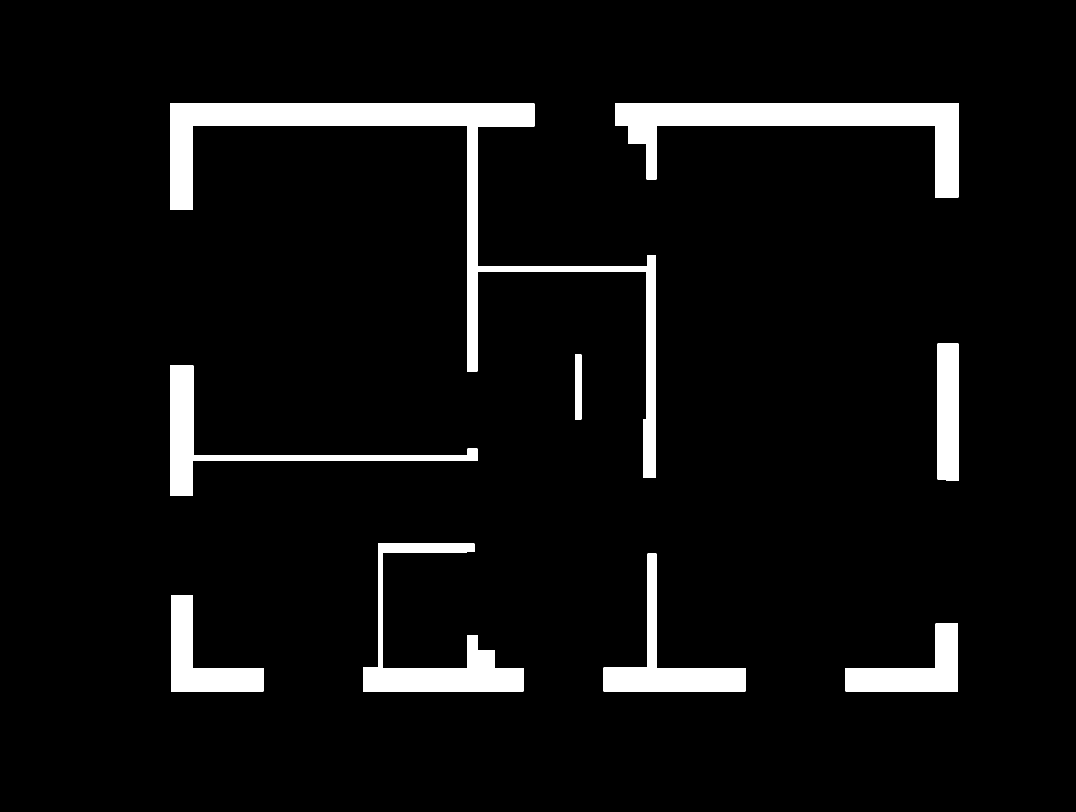
#> input picture detection/output/masks/walls_mask.png, 2151 x 1624 px (shown at 1/2 size)
$ python detect_windows.py output/masks/walls_mask.png
#> lines starting #> are read from the running program, lines starting #| are printed output that depends on the picture; after the words box and inside, x2 and y2 are one past the last pixel; in counts of white or black regions, pixels touching at a corner belong together
"""
Detect windows by finding glass-pane lines inside wall regions and in
wall-gap zones.

Two complementary detection methods:
  A. **Wall-interior detection** — erode the wall mask and look for long
     dark lines inside the interior (finds bay-window glass lines, etc.).
  B. **Wall-gap detection** — scan each column/row of the wall mask for
     gaps between wall segments; verify the gap contains long dark glass
     lines.  This finds windows where the wall mask has openings.

The results are merged, filtered, and output as bounding boxes.

Usage:
  python detect_windows.py input/GF_clean.jpg
"""

import argparse
import json
import os
import sys

import cv2
import numpy as np


# ---------------------------------------------------------------------------
# A. Wall-interior detection (glass lines inside the wall mask)
# ---------------------------------------------------------------------------

def detect_interior_glass(gray: np.ndarray, wall_mask: np.ndarray,
                          bin_thresh: int = 160,
                          min_line_len: int = 25,
                          wall_erosion: int = 2) -> np.ndarray:
    """Long dark lines inside the eroded wall mask."""
    _, binary = cv2.threshold(gray, bin_thresh, 255, cv2.THRESH_BINARY_INV)
    ek = np.ones((wall_erosion * 2 + 1,) * 2, np.uint8)
    wall_int = cv2.erode(wall_mask, ek)
    ib = cv2.bitwise_and(binary, wall_int)

    kv = cv2.getStructuringElement(cv2.MORPH_RECT, (1, min_line_len))
    kh = cv2.getStructuringElement(cv2.MORPH_RECT, (min_line_len, 1))
    return cv2.bitwise_or(cv2.morphologyEx(ib, cv2.MORPH_OPEN, kv),
                          cv2.morphologyEx(ib, cv2.MORPH_OPEN, kh))


# ---------------------------------------------------------------------------
# B. Wall-gap detection (glass lines inside wall openings)
# ---------------------------------------------------------------------------

def _column_runs(col: np.ndarray) -> list[tuple[int, int]]:
    """Return (start, end) pairs for contiguous white runs in a 1-D array."""
    runs: list[tuple[int, int]] = []
    in_run = False
    s = 0
    for i, v in enumerate(col):
        if v > 0 and not in_run:
            s = i
            in_run = True
        elif v == 0 and in_run:
            runs.append((s, i))
            in_run = False
    if in_run:
        runs.append((s, len(col)))
    return runs


def _find_segment(runs: list[tuple[int, int]], pos: int):
    """Return the (start, end) run that contains *pos*, or None."""
    for s, e in runs:
        if s <= pos < e:
            return (s, e)
    return None


def detect_gap_glass(gray: np.ndarray, wall_mask: np.ndarray,
                     bin_thresh: int = 160,
                     min_line_len: int = 40,
                     min_gap: int = 30, max_gap: int = 350,
                     min_glass_px: int = 40,
                     sample_step: int = 3) -> np.ndarray:
    """
    Scan columns (for vertical wall gaps) and rows (for horizontal wall
    gaps) to find gaps between wall segments that contain long dark lines.

    Returns a binary map of gap-glass pixels.
    """
    H, W = gray.shape
    _, binary = cv2.threshold(gray, bin_thresh, 255, cv2.THRESH_BINARY_INV)
    gap_glass = np.zeros((H, W), np.uint8)

    kv = cv2.getStructuringElement(cv2.MORPH_RECT, (1, min_line_len))
    kh = cv2.getStructuringElement(cv2.MORPH_RECT, (min_line_len, 1))

    # --- Vertical walls: scan columns ---
    for x in range(0, W, sample_step):
        runs = _column_runs(wall_mask[:, x])
        for i in range(len(runs) - 1):
            gap_y0 = runs[i][1]
            gap_y1 = runs[i + 1][0]
            gap_len = gap_y1 - gap_y0
            if gap_len < min_gap or gap_len > max_gap:
                continue

            # Find the SPECIFIC wall segment at column x above/below the gap
            y_above = max(0, gap_y0 - 5)
            y_below = min(H - 1, gap_y1 + 5)
            seg_a = _find_segment(
                _column_runs(wall_mask[y_above, :]), x)
            seg_b = _find_segment(
                _column_runs(wall_mask[y_below, :]), x)
            if seg_a is None or seg_b is None:
                continue
            x_lo = max(seg_a[0], seg_b[0])
            x_hi = min(seg_a[1], seg_b[1])
            if x_hi - x_lo < 5:
                continue

            roi = binary[gap_y0:gap_y1, x_lo:x_hi]
            filtered = cv2.morphologyEx(roi, cv2.MORPH_OPEN, kv)
            if np.count_nonzero(filtered) >= min_glass_px:
                gap_glass[gap_y0:gap_y1, x_lo:x_hi] = cv2.bitwise_or(
                    gap_glass[gap_y0:gap_y1, x_lo:x_hi], filtered)

    # --- Horizontal walls: scan rows ---
    for y in range(0, H, sample_step):
        runs = _column_runs(wall_mask[y, :])
        for i in range(len(runs) - 1):
            gap_x0 = runs[i][1]
            gap_x1 = runs[i + 1][0]
            gap_len = gap_x1 - gap_x0
            if gap_len < min_gap or gap_len > max_gap:
                continue

            x_left = max(0, gap_x0 - 5)
            x_right = min(W - 1, gap_x1 + 5)
            seg_l = _find_segment(
                _column_runs(wall_mask[:, x_left]), y)
            seg_r = _find_segment(
                _column_runs(wall_mask[:, x_right]), y)
            if seg_l is None or seg_r is None:
                continue
            y_lo = max(seg_l[0], seg_r[0])
            y_hi = min(seg_l[1], seg_r[1])
            if y_hi - y_lo < 5:
                continue

            roi = binary[y_lo:y_hi, gap_x0:gap_x1]
            filtered = cv2.morphologyEx(roi, cv2.MORPH_OPEN, kh)
            if np.count_nonzero(filtered) >= min_glass_px:
                gap_glass[y_lo:y_hi, gap_x0:gap_x1] = cv2.bitwise_or(
                    gap_glass[y_lo:y_hi, gap_x0:gap_x1], filtered)

    return gap_glass


# ---------------------------------------------------------------------------
# Component grouping / filtering
# ---------------------------------------------------------------------------

def find_components(glass: np.ndarray,
                    connect_dilate: int = 5,
                    min_area: int = 60,
                    min_extent: int = 40,
                    min_aspect: float = 3.0) -> list[dict]:
    if connect_dilate > 0:
        mask = cv2.dilate(glass,
                          np.ones((connect_dilate, connect_dilate), np.uint8))
    else:
        mask = glass
    n, _lab, stats, _cen = cv2.connectedComponentsWithStats(mask, 8)
    comps: list[dict] = []
    for i in range(1, n):
        area = int(stats[i, cv2.CC_STAT_AREA])
        x, y = int(stats[i, cv2.CC_STAT_LEFT]), int(stats[i, cv2.CC_STAT_TOP])
        w, h = int(stats[i, cv2.CC_STAT_WIDTH]), int(stats[i, cv2.CC_STAT_HEIGHT])
        extent = max(w, h)
        aspect = extent / max(1, min(w, h))
        if area < min_area or extent < min_extent or aspect < min_aspect:
            continue
        orient = "horizontal" if w > h else "vertical"
        comps.append({"bbox": [x, y, x + w, y + h],
                      "orientation": orient, "area": area})
    return comps


# ---------------------------------------------------------------------------
# Bounding-box helpers
# ---------------------------------------------------------------------------

def expand_to_wall(bbox, wall_mask, orient, margin=5):
    x1, y1, x2, y2 = bbox
    H, W = wall_mask.shape
    if orient == "vertical":
        cy = (y1 + y2) // 2
        lx, rx = max(0, x1 - 50), min(W, x2 + 50)
        cols = np.where(wall_mask[cy, lx:rx] > 0)[0]
        if len(cols):
            x1 = lx + int(cols[0]) - margin
            x2 = lx + int(cols[-1]) + margin
    else:
        cx = (x1 + x2) // 2
        uy, dy = max(0, y1 - 50), min(H, y2 + 50)
        rows = np.where(wall_mask[uy:dy, cx] > 0)[0]
        if len(rows):
            y1 = uy + int(rows[0]) - margin
            y2 = uy + int(rows[-1]) + margin
    return [max(0, x1), max(0, y1), min(W, x2), min(H, y2)]


def _iou(a, b):
    ix1, iy1 = max(a[0], b[0]), max(a[1], b[1])
    ix2, iy2 = min(a[2], b[2]), min(a[3], b[3])
    if ix1 >= ix2 or iy1 >= iy2:
        return 0.0
    inter = (ix2 - ix1) * (iy2 - iy1)
    return inter / max(1, (a[2]-a[0])*(a[3]-a[1]) + (b[2]-b[0])*(b[3]-b[1]) - inter)


def merge_overlapping(dets, iou_thr=0.15):
    if not dets:
        return []
    dets = sorted(dets, key=lambda d: -d["area"])
    kept = []
    for d in dets:
        merged = False
        for k in kept:
            if _iou(d["bbox"], k["bbox"]) > iou_thr:
                k["bbox"] = [min(k["bbox"][0], d["bbox"][0]),
                             min(k["bbox"][1], d["bbox"][1]),
                             max(k["bbox"][2], d["bbox"][2]),
                             max(k["bbox"][3], d["bbox"][3])]
                k["area"] += d["area"]
                merged = True; break
        if not merged:
            kept.append(d)
    return kept


def merge_proximity(dets, max_gap=20):
    if len(dets) <= 1:
        return dets
    dets = sorted(dets, key=lambda d: -d["area"])
    kept = []
    for d in dets:
        merged = False
        for k in kept:
            bx, kb = d["bbox"], k["bbox"]
            hg = max(0, max(bx[0], kb[0]) - min(bx[2], kb[2]))
            vg = max(0, max(bx[1], kb[1]) - min(bx[3], kb[3]))
            if hg <= max_gap and vg <= max_gap:
                k["bbox"] = [min(bx[0], kb[0]), min(bx[1], kb[1]),
                             max(bx[2], kb[2]), max(bx[3], kb[3])]
                k["area"] += d["area"]
                merged = True; break
        if not merged:
            kept.append(d)
    return kept


def _glass_max_run(combined_glass: np.ndarray, bbox: list) -> int:
    """Longest contiguous glass-line run projected along the detection's
    long axis."""
    x1, y1, x2, y2 = bbox
    roi = combined_glass[y1:y2, x1:x2]
    if roi.size == 0:
        return 0
    if (y2 - y1) > (x2 - x1):
        proj = np.any(roi > 0, axis=1).astype(int)
    else:
        proj = np.any(roi > 0, axis=0).astype(int)
    best = cnt = 0
    for v in proj:
        cnt = cnt + 1 if v else 0
        best = max(best, cnt)
    return best


def filter_perimeter(dets: list, wall_mask: np.ndarray,
                     combined_glass: np.ndarray,
                     edge_margin: int = 25, min_win_len: int = 100,
                     run_thr: int = 50) -> list:
    """Keep detections near the building perimeter with real glass content.

    Uses the bounding box of all wall pixels as the perimeter proxy.
    A detection passes when it is within *edge_margin* of any perimeter
    edge, has a maximum glass-line run >= *run_thr*, and its longest
    dimension is at least *min_win_len*.
    """
    ys, xs = np.where(wall_mask > 0)
    if len(xs) == 0:
        return dets
    x_min, x_max = int(xs.min()), int(xs.max())
    y_min, y_max = int(ys.min()), int(ys.max())

    kept: list[dict] = []
    for d in dets:
        x1, y1, x2, y2 = d["bbox"]
        dist = min(x1 - x_min, x_max - x2, y1 - y_min, y_max - y2)
        win_len = max(x2 - x1, y2 - y1)
        if dist > edge_margin:
            continue
        mrun = _glass_max_run(combined_glass, d["bbox"])
        if mrun >= run_thr and win_len >= min_win_len:
            kept.append(d)
    return kept


def _largest_gap(arr: np.ndarray) -> tuple[int, int] | None:
    """Return (start, end) of the longest contiguous zero-run in *arr*."""
    best = None
    best_len = 0
    in_gap = False
    s = 0
    for i, v in enumerate(arr):
        if v == 0 and not in_gap:
            s = i
            in_gap = True
        elif v != 0 and in_gap:
            if i - s > best_len:
                best_len = i - s
                best = (s, i)
            in_gap = False
    if in_gap and len(arr) - s > best_len:
        best = (s, len(arr))
    return best


def trim_to_opening(dets: list, wall_mask: np.ndarray,
                     margin: int = 3) -> list:
    """Shrink each bbox along its long axis to the wall-mask opening.

    Finds the largest contiguous wall-mask gap along the detection's
    long axis and trims the bbox to that gap.
    """
    H, W = wall_mask.shape
    out: list[dict] = []
    for d in dets:
        x1, y1, x2, y2 = d["bbox"]

        if d["orientation"] == "horizontal":
            cy = min(max((y1 + y2) // 2, 0), H - 1)
            row = wall_mask[cy, max(0, x1):min(W, x2)]
            gap = _largest_gap(row)
            if gap is not None:
                nx1 = max(0, x1) + gap[0] - margin
                nx2 = max(0, x1) + gap[1] + margin
                d["bbox"] = [max(0, nx1), y1, min(W, nx2), y2]
        else:
            cx = min(max((x1 + x2) // 2, 0), W - 1)
            col = wall_mask[max(0, y1):min(H, y2), cx]
            gap = _largest_gap(col)
            if gap is not None:
                ny1 = max(0, y1) + gap[0] - margin
                ny2 = max(0, y1) + gap[1] + margin
                d["bbox"] = [x1, max(0, ny1), x2, min(H, ny2)]

        out.append(d)
    return out


def filter_wall_overlap(dets, wall_mask, min_frac=0.04):
    H, W = wall_mask.shape
    kept = []
    for d in dets:
        x1, y1, x2, y2 = d["bbox"]
        roi = wall_mask[max(0,y1):min(H,y2), max(0,x1):min(W,x2)]
        if roi.size == 0:
            continue
        frac = np.count_nonzero(roi) / roi.size
        if frac >= min_frac:
            d["wall_overlap"] = round(frac, 3)
            kept.append(d)
    return kept


# ---------------------------------------------------------------------------
# Drawing
# ---------------------------------------------------------------------------

def draw_detections(img, dets):
    vis = img.copy()
    c = (255, 165, 0)
    for d in dets:
        x1, y1, x2, y2 = d["bbox"]
        cv2.rectangle(vis, (x1, y1), (x2, y2), c, 2)
        label = f"win #{d['id']}"
        cv2.putText(vis, label, (x1, y1 - 6),
                    cv2.FONT_HERSHEY_SIMPLEX, 0.45, c, 1, cv2.LINE_AA)
    return vis


# ---------------------------------------------------------------------------
# Main
# ---------------------------------------------------------------------------

def main():
    ap = argparse.ArgumentParser(
        description="Detect windows (interior + gap glass-line detection)")
    ap.add_argument("input", help="Floor plan image")
    ap.add_argument("--wall-mask", default="detection/output/masks/walls_mask.png")
    ap.add_argument("--out", default="detection/output/overlays/windows_overlay.png")
    ap.add_argument("--save-json", default="detection/output/json/windows_detections.json")
    ap.add_argument("--bin-threshold", type=int, default=160)
    ap.add_argument("--min-line-len", type=int, default=25)
    ap.add_argument("--wall-erosion", type=int, default=2)
    args = ap.parse_args()

    if not os.path.isfile(args.input):
        sys.exit(f"Not found: {args.input}")
    img = cv2.imread(args.input)
#> img is the input picture: shape (1624, 2151, 3); 6% white; 9 white regions, largest, box (x1, y1, x2, y2) and area: (340, 207, 1312, 955) 64029, (1231, 206, 1917, 395) 41712, (726, 1087, 1047, 1383) 23462
    if img is None:
        sys.exit(f"Cannot read: {args.input}")
    gray = cv2.cvtColor(img, cv2.COLOR_BGR2GRAY)
    H, W = gray.shape
    print(f"Image: {W}x{H}")
#| Image: 2151x1624

    if not os.path.isfile(args.wall_mask):
        sys.exit(f"Wall mask not found: {args.wall_mask}")
    wall_mask = cv2.imread(args.wall_mask, cv2.IMREAD_GRAYSCALE)

    # --- Method A: interior glass lines ---
    interior_glass = detect_interior_glass(
        gray, wall_mask,
        bin_thresh=args.bin_threshold,
        min_line_len=args.min_line_len,
        wall_erosion=args.wall_erosion,
    )
#> in detect_interior_glass, `_, binary = cv2.threshold(gray, bin_thresh, 255, cv2.THRESH_BINARY_INV)`:
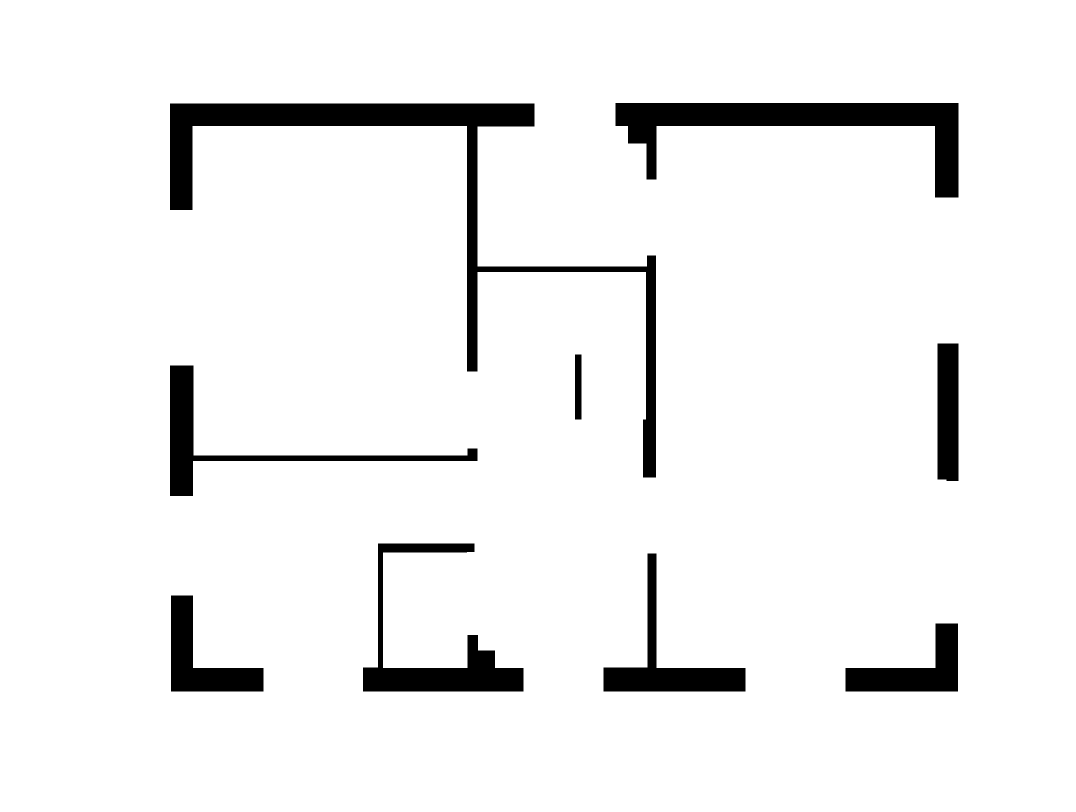
#> binary: shape (1624, 2151) (shown at 1/2 size); 94% white; 9 black regions, largest, box (x1, y1, x2, y2) and area: (340, 207, 1312, 955) 64029, (1231, 206, 1917, 395) 41712, (726, 1087, 1047, 1383) 23462
#> in detect_interior_glass, `wall_int = cv2.erode(wall_mask, ek)`:
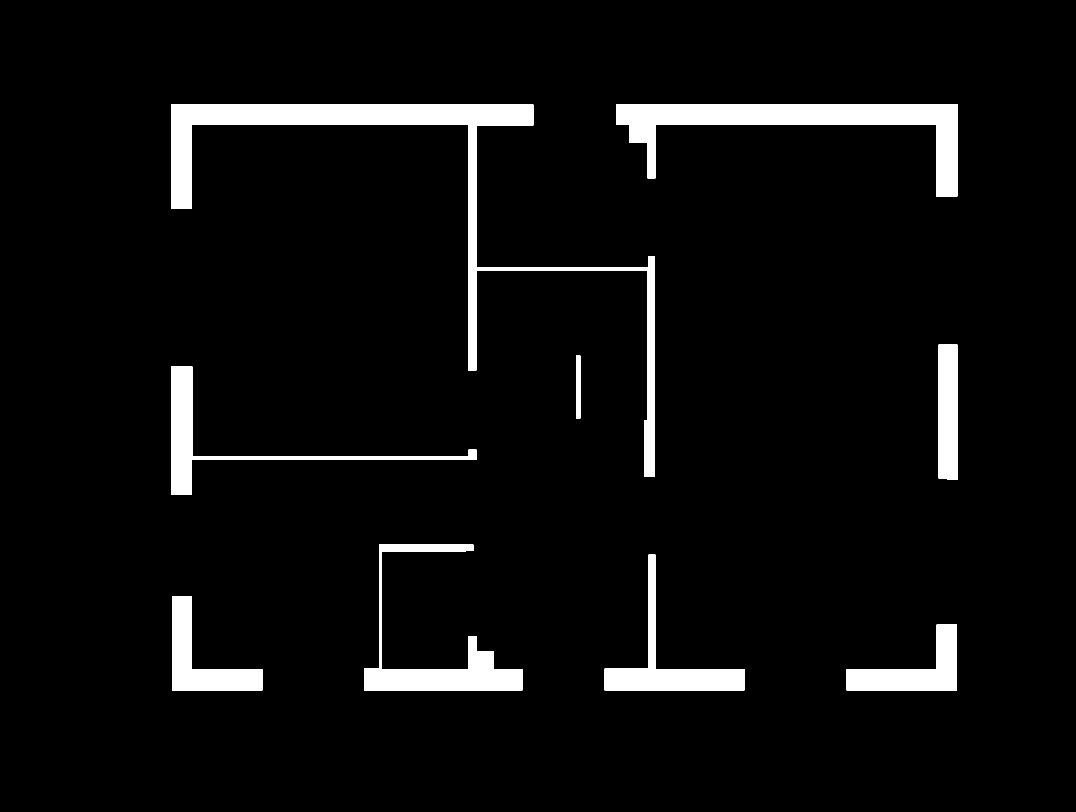
#> wall_int: shape (1624, 2151) (shown at 1/2 size); 5.2% white; 9 white regions, largest, box (x1, y1, x2, y2) and area: (342, 209, 1310, 953) 55129, (1233, 208, 1915, 393) 37800, (728, 1089, 1045, 1381) 20014
    out_root = os.path.dirname(os.path.dirname(args.out)) or "detection/output"
    debug_dir = os.path.join(out_root, "debug")
    os.makedirs(debug_dir, exist_ok=True)
    cv2.imwrite(os.path.join(debug_dir, "debug_interior_glass.png"), interior_glass)

    # --- Method B: gap glass lines ---
    gap_glass = detect_gap_glass(
        gray, wall_mask,
        bin_thresh=args.bin_threshold,
        min_line_len=args.min_line_len,
    )
#> after the loop in detect_gap_glass, `for x in range(0, W, sample_step):`:
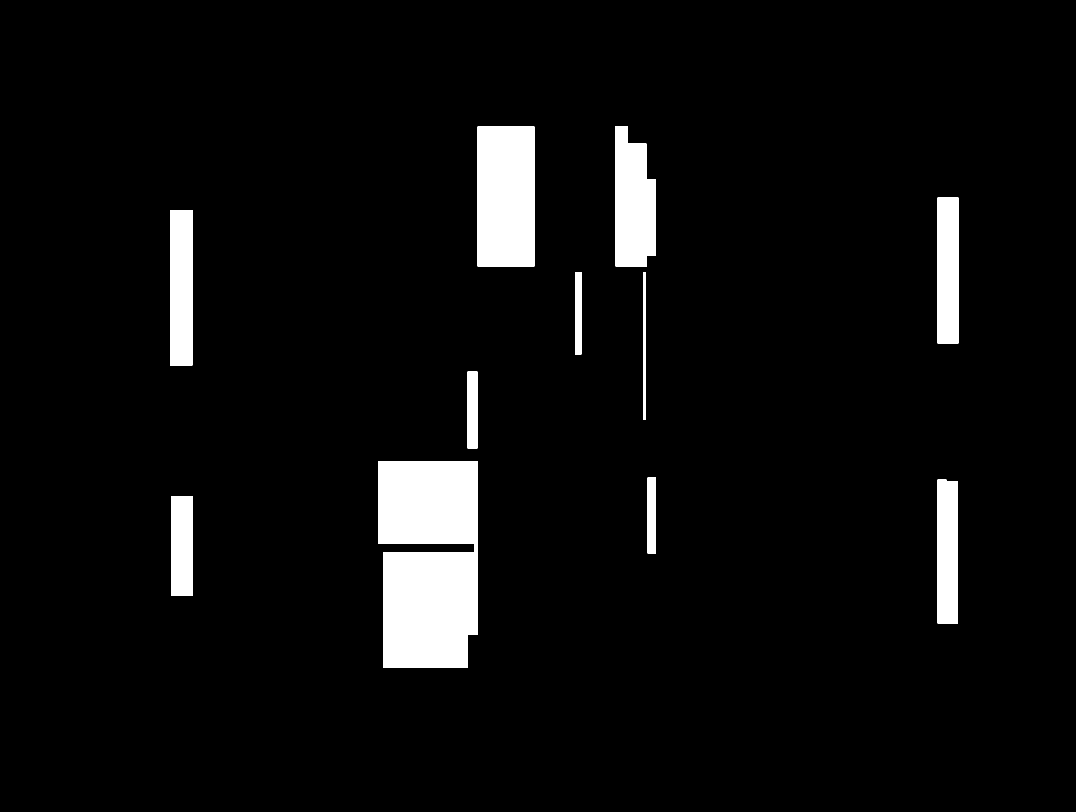
#> gap_glass: shape (1624, 2151) (shown at 1/2 size); 5.2% white; 11 white regions, largest, box (x1, y1, x2, y2) and area: (756, 922, 955, 1336) 75296, (955, 253, 1069, 533) 31920, (1231, 252, 1312, 533) 19037
#> (the rest of the program and of its run is left out)
